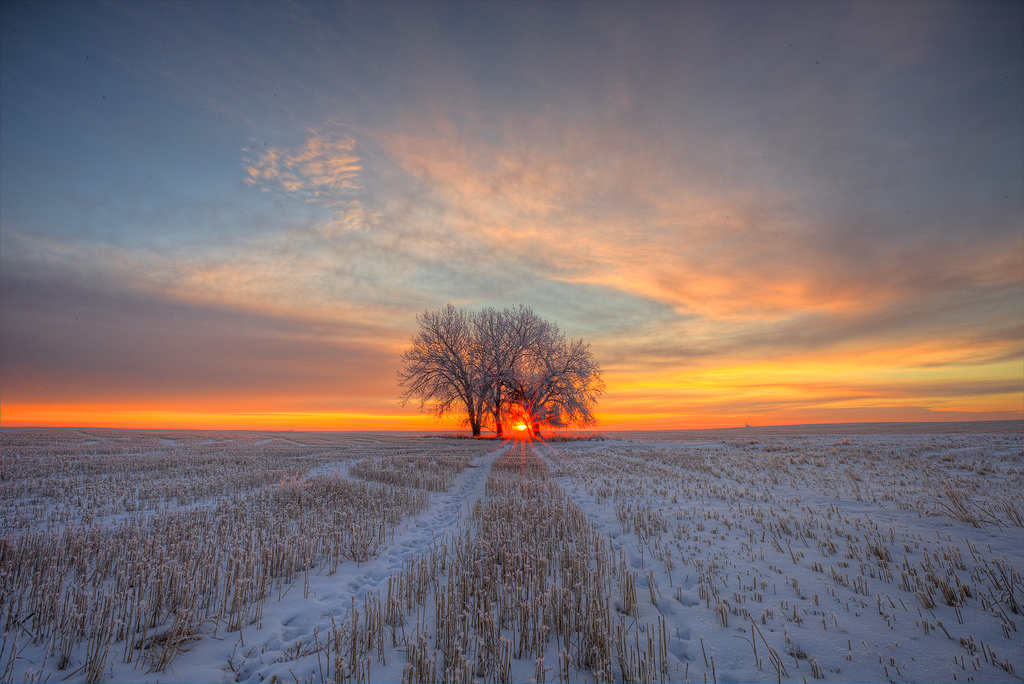
#> input picture pictures/10.jpg, 1024 x 684 px
$ python test.py
#> lines starting #> are read from the running program, lines starting #| are printed output that depends on the picture
import numpy as np
from PIL import Image

img = Image.open("pictures/10.jpg")
#> img is the input picture: PIL image 1024x684 RGB; mean R, G, B 124.9, 111.9, 113

new_img = img.rotate(270, expand=True)
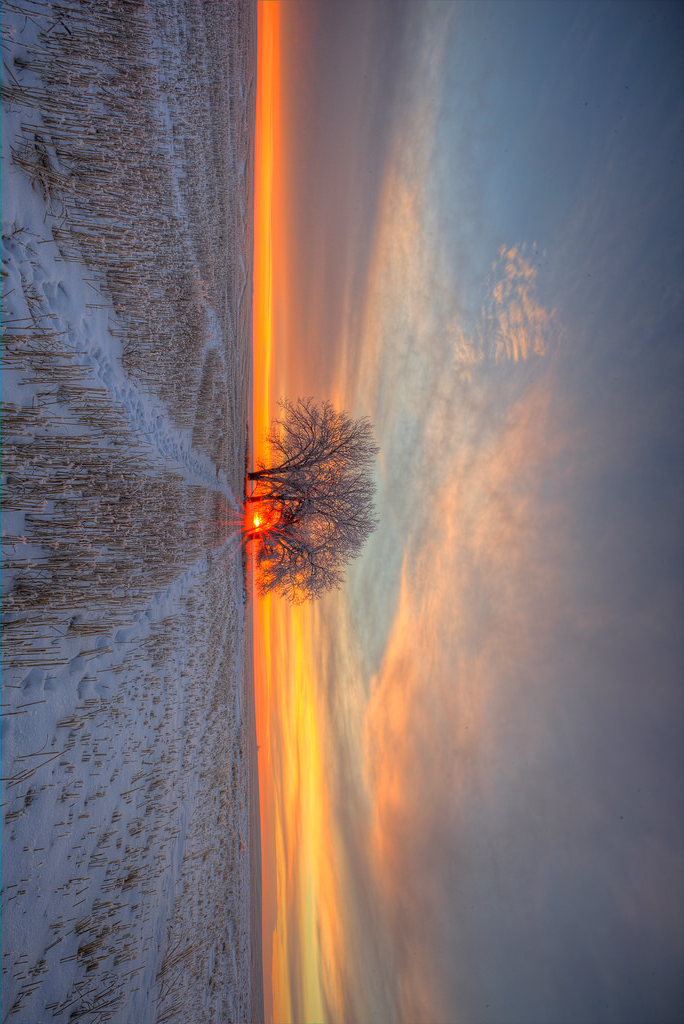
#> new_img: PIL image 684x1024 RGB; mean R, G, B 124.9, 111.9, 113
new_img.save("pictures/11.jpg")

$ run again, with pictures/0.jpg copied over pictures/10.jpg
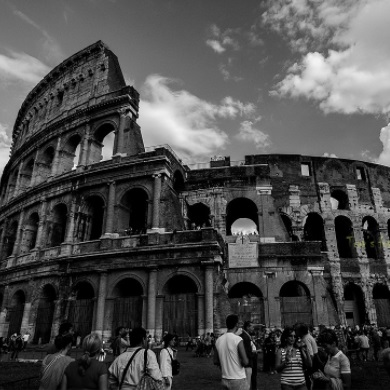
#> input picture pictures/0.jpg, 390 x 390 px
#> img is the input picture: PIL image 390x390 RGB; mean R, G, B 75.8, 75.8, 75.8
#> `new_img = img.rotate(270, expand=True)`:
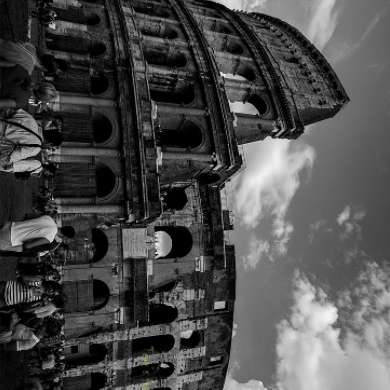
#> new_img: PIL image 390x390 RGB; mean R, G, B 75.8, 75.8, 75.8

$ run again, with pictures/1.jpg copied over pictures/10.jpg
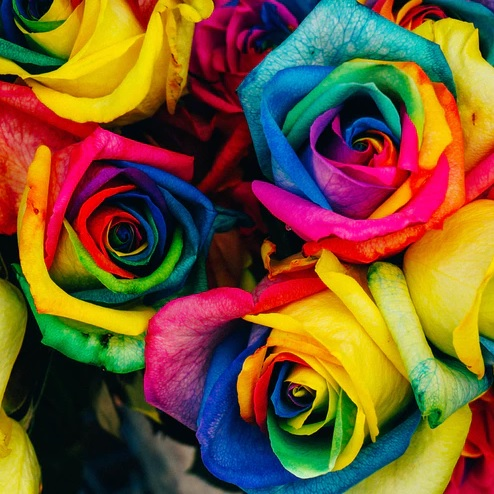
#> input picture pictures/1.jpg, 494 x 494 px
#> img is the input picture: PIL image 494x494 RGB; mean R, G, B 118, 87.5, 48.6
#> `new_img = img.rotate(270, expand=True)`:
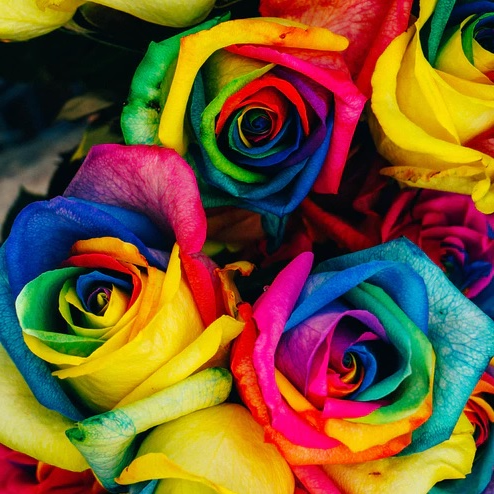
#> new_img: PIL image 494x494 RGB; mean R, G, B 118, 87.5, 48.6

$ run again, with pictures/12.jpg copied over pictures/10.jpg
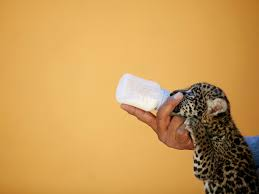
#> input picture pictures/12.jpg, 259 x 194 px
#> img is the input picture: PIL image 259x194 RGB; mean R, G, B 202.3, 154.6, 86.1
#> `new_img = img.rotate(270, expand=True)`:
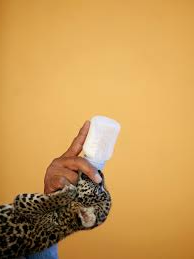
#> new_img: PIL image 194x259 RGB; mean R, G, B 202.3, 154.6, 86.1
